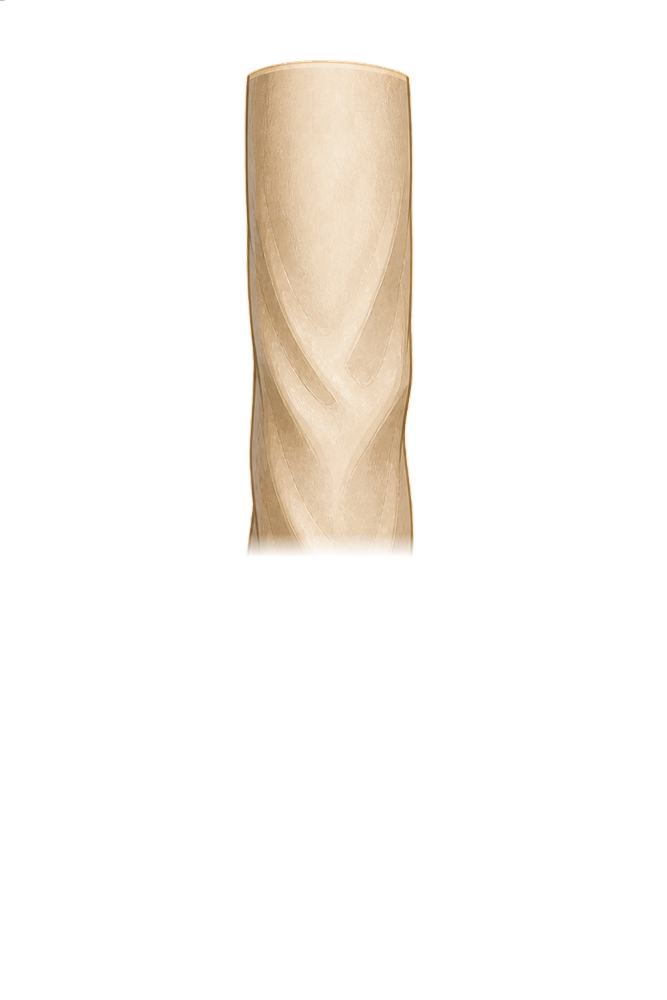
#> input picture Assets/_Project/Art/Characters/player/E/arm_left.png, 667 x 1000 px, shrunk from 1024 x 1536 before the run; its folder holds only this picture in this run
$ python mask_arm_leg_terminals.py
#> lines starting #> are read from the running program, lines starting #| are printed output that depends on the picture
#!/usr/bin/env python3
"""
Mask "hand" portion off arm PNGs + "foot" portion off leg PNGs (Player puppet rig).

Why: AI gen-art (PR #122 v3 sheet) included full arm-with-hand silhouette in BOTH
arm.png and forearm.png (and same for leg.png + shin.png). When BootstrapWizard.BuildPuppetHierarchy
chains them (forearm child of arm at elbow joint), 2 hand silhouettes render at different
y levels = visible doubled-hand artifact in Unity.

Fix: arm.png keeps sleeve+cuff only (mask hand at bottom). forearm.png keeps sleeve+hand
(it's the END of the arm chain). Same for leg/shin: leg keeps trouser only, shin keeps
trouser+shoe.

Usage: python3 tools/mask_arm_leg_terminals.py [--dry-run]

Operates on Assets/_Project/Art/Characters/player/{E,N,S}/{arm_left,arm_right,leg_left,leg_right}.png
Outputs alpha-feathered crop in-place. Idempotent: re-running on already-masked PNG produces
same output (since detection is based on alpha cumulative profile).
"""
import argparse
import sys
from pathlib import Path

import numpy as np
from PIL import Image

ROOT = Path(__file__).resolve().parents[1] / "Assets" / "_Project" / "Art" / "Characters" / "player"

# What fraction of bottom to crop. Tuned per part type:
# - arm: ~25% bottom = cuff transition + hand (forearm has its own hand)
# - leg: ~18% bottom = shoe (shin has its own shoe)
# Use cumulative-alpha "elbow" detection within this range to find the actual cuff boundary,
# fall back to fixed fraction if profile is uniform.
PARTS_TO_MASK = {
    # part_basename: (search_range_pct, default_crop_pct, feather_px)
    "arm_left":   (0.30, 0.22, 6),
    "arm_right":  (0.30, 0.22, 6),
    "leg_left":   (0.25, 0.18, 6),
    "leg_right":  (0.25, 0.18, 6),
}

DIRECTIONS = ["E", "N", "S"]


def find_terminal_boundary(alpha: np.ndarray, search_pct: float, default_pct: float) -> int:
    """
    Find Y row where the part's "terminal" (hand/foot) starts. Detection: walk from bottom
    upward, find first row where width INCREASES significantly compared to the row above
    (= cuff bulge → hand widening, or trouser → shoe).

    If no clear bulge in `search_pct` band, fall back to `default_pct` from bottom.
    """
    h = alpha.shape[0]
    widths = (alpha > 30).sum(axis=1)

    search_start = int(h * (1.0 - search_pct))  # top of search band
    search_end = h - 1  # near bottom

    # Find peak width within search range — that's the cuff/shoe widening point.
    # Boundary = a few rows ABOVE peak (where width first started increasing from sleeve baseline).
    if search_end <= search_start:
        return int(h * (1.0 - default_pct))

    band = widths[search_start:search_end]
    if band.max() == 0:
        return int(h * (1.0 - default_pct))

    # Reverse: find the row where width starts SIGNIFICANTLY decreasing as we go down past peak.
    # In practice: the "narrow neck" between sleeve & cuff (or trouser & shoe) is where we want
    # to cut. Look for local minimum just above peak.
    peak_local_idx = int(np.argmax(band))
    peak_global = search_start + peak_local_idx

    # Search a small window above peak for the narrowest point ("neck" before bulge).
    upward_band_size = max(20, int(h * 0.08))
    look_start = max(search_start, peak_global - upward_band_size)
    if peak_global <= look_start:
        return int(h * (1.0 - default_pct))

    upward = widths[look_start:peak_global]
    if len(upward) == 0:
        return int(h * (1.0 - default_pct))

    neck_local_idx = int(np.argmin(upward))
    neck_global = look_start + neck_local_idx

    # Sanity: neck must be within the search band, not above sleeve waistline.
    if neck_global < int(h * (1.0 - search_pct - 0.05)):
        return int(h * (1.0 - default_pct))

    return neck_global


def apply_mask(img: Image.Image, cut_y: int, feather_px: int) -> Image.Image:
    """
    Alpha-zero everything below cut_y, with a smooth `feather_px` ramp from full alpha at
    cut_y - feather to zero at cut_y. Preserves rgba structure.
    """
    arr = np.array(img).copy()
    if arr.shape[2] != 4:
        # Add alpha if missing.
        rgb = arr[:, :, :3]
        a = np.full(arr.shape[:2], 255, dtype=np.uint8)
        arr = np.dstack([rgb, a])

    h = arr.shape[0]
    cut_y = max(1, min(h - 1, cut_y))

    feather = max(1, feather_px)
    ramp_top = max(0, cut_y - feather)

    # Below cut_y: alpha = 0.
    arr[cut_y:, :, 3] = 0
    # Feather: linearly decrease alpha from row ramp_top → cut_y.
    if cut_y > ramp_top:
        for y in range(ramp_top, cut_y):
            t = 1.0 - (y - ramp_top) / max(1, cut_y - ramp_top)
            arr[y, :, 3] = (arr[y, :, 3].astype(np.float32) * t).astype(np.uint8)

    return Image.fromarray(arr, "RGBA")


def trim_alpha_bbox(img: Image.Image, margin: int = 4) -> Image.Image:
    """Re-tighten bbox after masking — mask might have left transparent rows at bottom."""
    arr = np.array(img)
    if arr.shape[2] != 4:
        return img
    alpha = arr[:, :, 3]
    rows = np.where(alpha.sum(axis=1) > 50)[0]
    cols = np.where(alpha.sum(axis=0) > 50)[0]
    if len(rows) == 0 or len(cols) == 0:
        return img
    y0, y1 = int(rows.min()), int(rows.max())
    x0, x1 = int(cols.min()), int(cols.max())
    y0 = max(0, y0 - margin)
    y1 = min(arr.shape[0] - 1, y1 + margin)
    x0 = max(0, x0 - margin)
    x1 = min(arr.shape[1] - 1, x1 + margin)
    return img.crop((x0, y0, x1 + 1, y1 + 1))


def process_one(path: Path, search_pct: float, default_pct: float, feather_px: int, dry_run: bool):
    img = Image.open(path).convert("RGBA")
    arr = np.array(img)
    alpha = arr[:, :, 3]
    h = alpha.shape[0]
    boundary = find_terminal_boundary(alpha, search_pct, default_pct)
    pct_from_top = boundary / h * 100.0
    print(f"  {path.relative_to(ROOT.parent.parent.parent)}: h={h}, cut at y={boundary} ({pct_from_top:.1f}% from top, "
          f"removing bottom {h - boundary}px / {(h - boundary) / h * 100:.1f}%)")

    if dry_run:
        return

    masked = apply_mask(img, boundary, feather_px)
    trimmed = trim_alpha_bbox(masked, margin=4)
    trimmed.save(path, "PNG", optimize=True)


def main():
    ap = argparse.ArgumentParser(description=__doc__)
    ap.add_argument("--dry-run", action="store_true", help="Print actions without writing files")
    args = ap.parse_args()

    if not ROOT.exists():
        print(f"ERROR: {ROOT} not found — script must be run from repo root", file=sys.stderr)
        return 1

    total = 0
    for direction in DIRECTIONS:
        dir_path = ROOT / direction
        if not dir_path.exists():
            print(f"WARN: {dir_path} missing, skipping", file=sys.stderr)
            continue
        print(f"--- {direction} ---")
        for part_name, (search_pct, default_pct, feather_px) in PARTS_TO_MASK.items():
            png = dir_path / f"{part_name}.png"
            if not png.exists():
                print(f"  SKIP missing {png.name}", file=sys.stderr)
                continue
            process_one(png, search_pct, default_pct, feather_px, args.dry_run)
#> in process_one, img is the input picture: PIL image 667x1000 RGBA; mean R, G, B, A 27.2, 24, 20.2, 30.2
#> in process_one, `alpha = arr[:, :, 3]`:
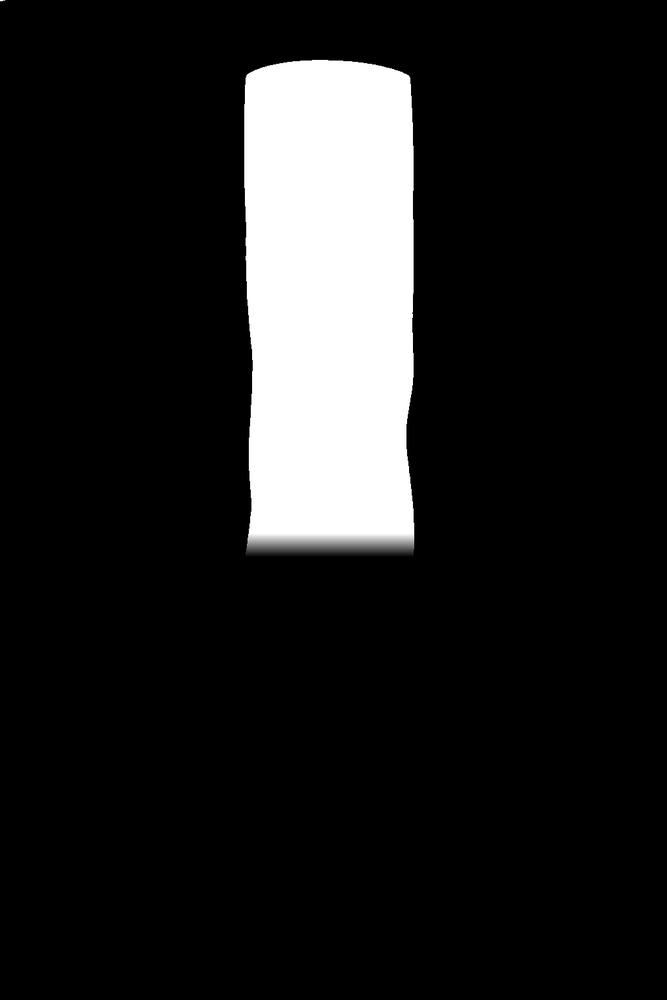
#> alpha: shape (1000, 667); min 0, max 255, mean 30.2
#> in find_terminal_boundary, `widths = (alpha > 30).sum(axis=1)`: widths = 1000 values, max 170 at index 145, min 0 at index 2, mean 80.87
#> in find_terminal_boundary, `band = widths[search_start:search_end]`: band = 299 values from 0 to 0
#> in process_one, `boundary = find_terminal_boundary(alpha, search_pct, default_pct)`: boundary = 780
#> in process_one, `pct_from_top = boundary / h * 100.0`: pct_from_top = 78
#|   Art/Characters/player/E/arm_left.png: h=1000, cut at y=780 (78.0% from top, removing bottom 220px / 22.0%)
#> in apply_mask, `cut_y = max(1, min(h - 1, cut_y))`: cut_y = 780
#> in apply_mask, `ramp_top = max(0, cut_y - feather)`: ramp_top = 774
#> the loop in apply_mask, `for y in range(ramp_top, cut_y):` made 6 passes
#> t on passes 1 to 6: 1, 0.833, 0.667, 0.5, 0.333, 0.167
#> in trim_alpha_bbox, `rows = np.where(alpha.sum(axis=1) > 50)[0]`: rows = 501 values from 0 to 556
#> in trim_alpha_bbox, `cols = np.where(alpha.sum(axis=0) > 50)[0]`: cols = 180 values from 0 to 416
#> in trim_alpha_bbox, `y0, y1 = int(rows.min()), int(rows.max())`: y0 = 0; y1 = 556
#> in trim_alpha_bbox, `x0, x1 = int(cols.min()), int(cols.max())`: x0 = 0; x1 = 416
#> in trim_alpha_bbox, `y1 = min(arr.shape[0] - 1, y1 + margin)`: y1 = 560
#> in trim_alpha_bbox, `x1 = min(arr.shape[1] - 1, x1 + margin)`: x1 = 420
#> in trim_alpha_bbox, `return img.crop((x0, y0, x1 + 1, y1 + 1))`:
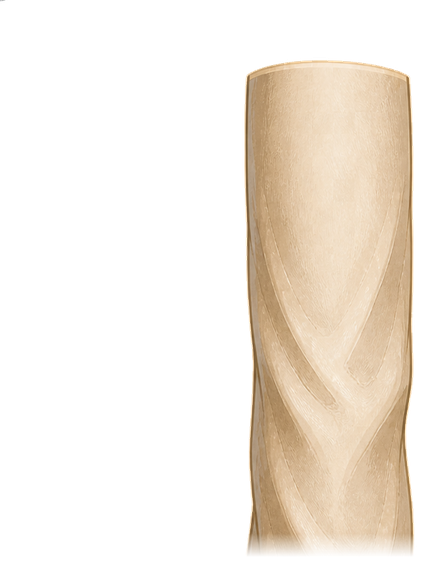
#> returned value: PIL image 421x561 RGBA; mean R, G, B, A 76.7, 67.9, 57, 85.3; transparent parts drawn white
            total += 1
#> pass 2 of the loop in main, `for direction in DIRECTIONS:`:
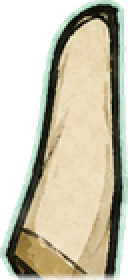
#> input picture Assets/_Project/Art/Characters/player/N/arm_left.png, 64 x 140 px, shrunk from 98 x 215 before the run (shown 2 times larger)
#> in process_one, img is the input picture: PIL image 64x140 RGBA; mean R, G, B, A 135.8, 132.2, 110.2, 180.8
#> boundary = 103
#> pct_from_top = 73.57
#|   Art/Characters/player/N/arm_left.png: h=140, cut at y=103 (73.6% from top, removing bottom 37px / 26.4%)
#> cut_y = 103
#> ramp_top = 97
#> the loop in apply_mask (call 2), `for y in range(ramp_top, cut_y):` made 6 passes
#> after the loop in apply_mask (call 2), `for y in range(ramp_top, cut_y):`:
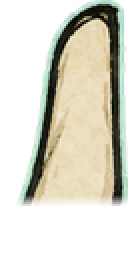
#> arr: shape (140, 64, 4) (shown 2 times larger); mean R, G, B, A 135.8, 132.2, 110.2, 118.1; transparent parts drawn white
#> rows = 103 values from 0 to 102
#> cols = 56 values from 8 to 63
#> in trim_alpha_bbox (call 2), `y0, y1 = int(rows.min()), int(rows.max())`: y1 = 102
#> in trim_alpha_bbox (call 2), `x0, x1 = int(cols.min()), int(cols.max())`: x0 = 8; x1 = 63
#> in trim_alpha_bbox (call 2), `y1 = min(arr.shape[0] - 1, y1 + margin)`: y1 = 106
#> in trim_alpha_bbox (call 2), `x0 = max(0, x0 - margin)`: x0 = 4
#> in trim_alpha_bbox (call 2), `return img.crop((x0, y0, x1 + 1, y1 + 1))`:
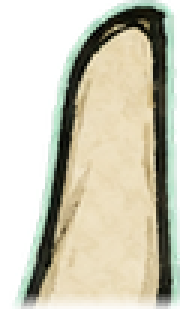
#> returned value: PIL image 60x107 RGBA (shown 3 times larger); mean R, G, B, A 135.4, 133.3, 113.3, 164.8; transparent parts drawn white

    suffix = " (dry-run)" if args.dry_run else ""
    print(f"\nProcessed {total} PNG(s){suffix}.")
    return 0


if __name__ == "__main__":
    sys.exit(main())
#> (the program exits here)
